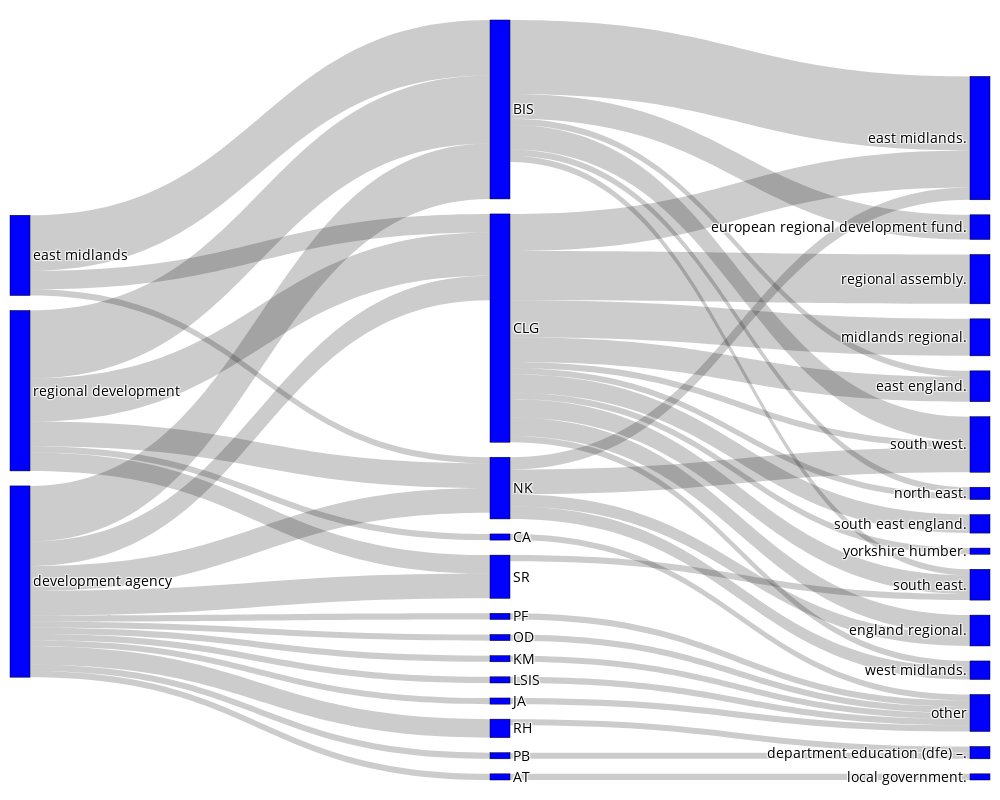

The notebook cell saved with this chart:
### Markdown cell above
The next code block draws the diagram which is interactive (hover the mouse over the blue rectangles to highlight in and out flows) Here we see how all three terms appear in the descriptions of records from BIS, CLG and NK. On the right we have a list of which sites belong to each department.

### Code cell
fig = go.Figure(data=[go.Sankey(
    arrangement = "snap",
    node = dict(
      pad = 15,
      thickness = 20,
      line = dict(color = "black", width = 0.5),
      label = sankey_labels,
      #x = sankey_x,
      color = "blue"
    ),
    link = dict(
      source = sankey_source, # indices correspond to labels, eg A1, A2, A1, B1, ...
      target = sankey_target,
      value = sankey_values
  ))])

fig.update_layout(title_text="", font_size=14, font_color='black',
                  autosize=False,
                  width=1000,
                  height=800,
                 margin=dict(
                        l=10,
                        r=10,
                        b=20,
                        t=20,
                        pad=4
                ))
fig.show()

### Figure 1 — Plotly figure (JSON) as saved in the notebook; plotly's stock layout.template omitted (floating-point values rounded to 4 significant figures)
{"data": [{"arrangement": "snap", "link": {"source": [1, 1, 1, 1, 1, 7, 7, 7, 8, 8, 8, 8, 8, 8, 8, 8, 8, 8, 8, 8, 2, 2, 2, 2, 3, 3, 3, 3, 3, 3, 4, 4, 4, 4, 4, 4, 4, 4, 4, 4, 4, 5, 6, 9, 10, 11, 12, 13, 14, 15, 16], "target": [2, 3, 4, 5, 6, 4, 3, 2, 2, 3, 9, 10, 11, 12, 4, 13, 6, 14, 15, 16, 17, 18, 19, 20, 21, 20, 17, 22, 23, 24, 25, 26, 18, 23, 27, 20, 17, 28, 24, 22, 19, 0, 24, 0, 29, 0, 30, 29, 0, 0, 0], "value": [4, 11, 7, 1, 3, 3, 9, 1, 4, 9, 1, 3, 1, 1, 4, 1, 4, 1, 1, 1, 4, 2, 2, 2, 4, 12, 4, 1, 1, 1, 8, 6, 1, 1, 1, 6, 1, 3, 3, 4, 3, 1, 1, 1, 1, 1, 1, 1, 1, 1, 1]}, "node": {"color": "blue", "label": ["other", "regional development", "NK", "BIS", "CLG", "CA", "SR", "east midlands", "development agency", "PF", "RH", "OD", "AT", "PB", "KM", "LSIS", "JA", "south west.", "west midlands.", "england regional.", "east midlands.", "european regional development fund.", "east england.", "north east.", "south east.", "regional assembly.", "midlands regional.", "yorkshire humber.", "south east england.", "department education (dfe) –.", "local government."], "line": {"color": "black", "width": 0.5}, "pad": 15, "thickness": 20}, "type": "sankey"}], "layout": {"autosize": false, "font": {"color": "black", "size": 14}, "height": 800, "margin": {"b": 20, "l": 10, "pad": 4, "r": 10, "t": 20}, "title": {"text": ""}, "width": 1000}}
